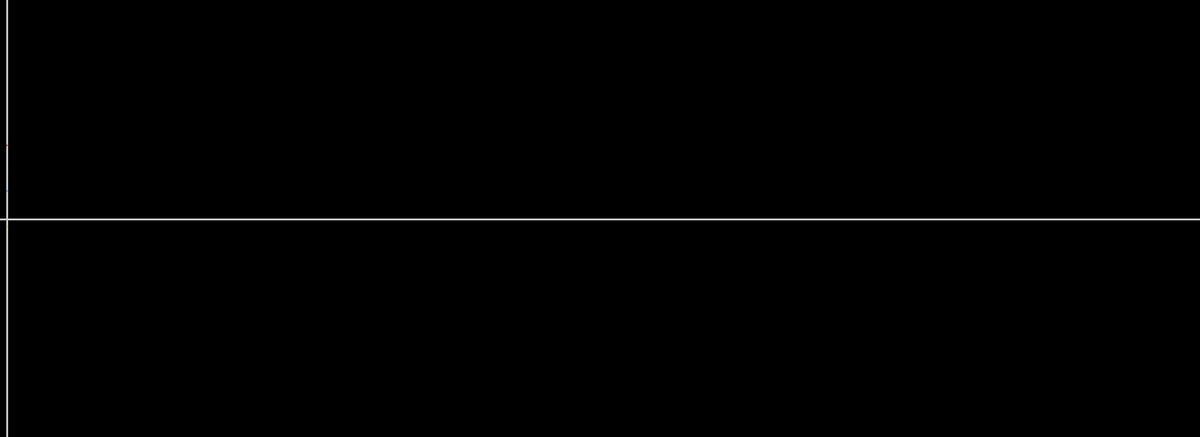
Frame 1 (no input)
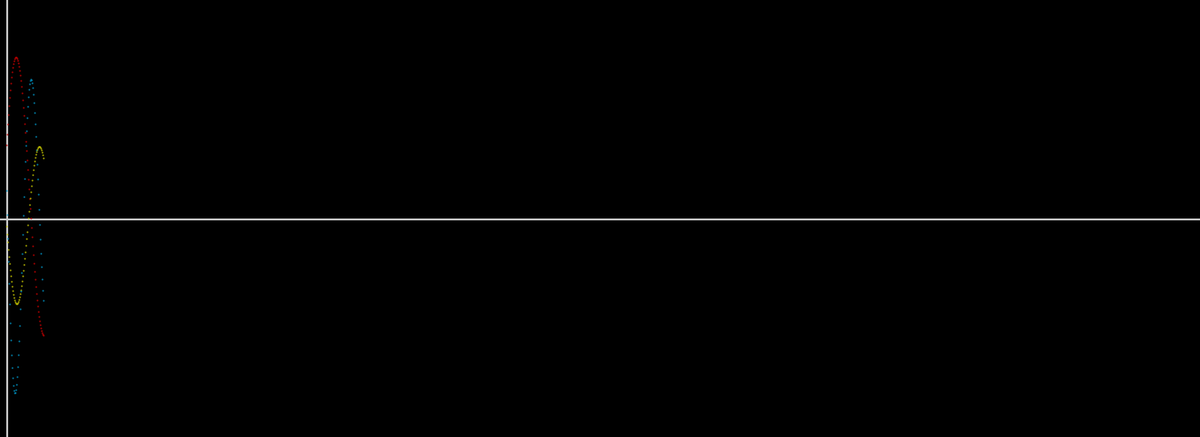
Frame 60 (the mouse pressed at the canvas centre just before this capture)
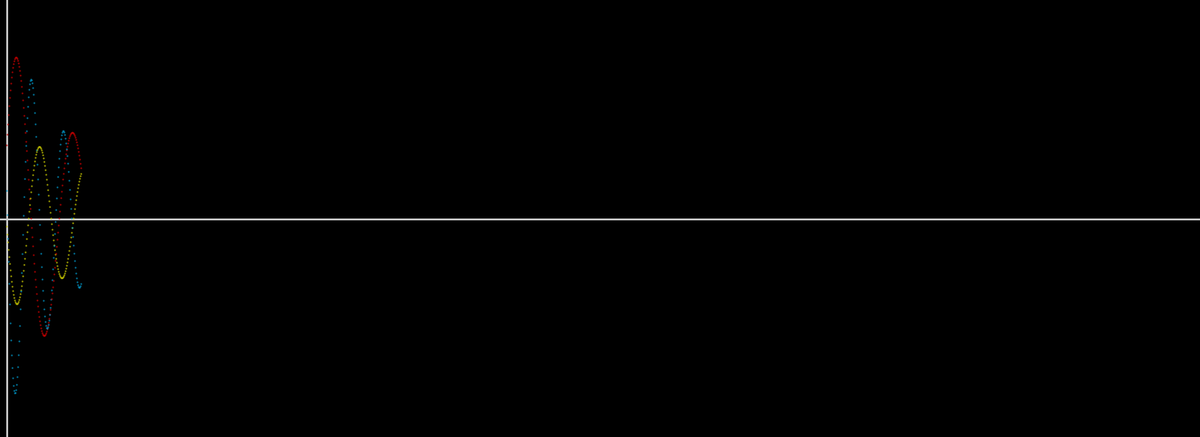
Frame 120 (the mouse held since frame 60 and released just before this capture)

The Processing sketch that drew these frames (run headless with seeded random() and noise(); from frame 60 on, the mouse is pressed at the canvas centre):

// Processing sketch: Fourier_Series_Exploration_5_DampedSineWaveInteractiveDisplay1
// ── Fourier_Series_Exploration_5_DampedSineWaveInteractiveDisplay1.pde
SineWave sampleSine1;
SineWave sampleSine2;
SineWave sampleSine3;
float x;
float x1, x2, x3;
float moveValue;

void setup() {
  size(1920, 700);
  smooth();
  background(0);
  frameRate(240);
  x1 = width/2;
  x2 = height/2;
  x3 = 0;
  sampleSine1 = new SineWave(150, 5, 180, 1, 1, 0, 0, 0, 0, 0, -0.005, 0, 0, 3, 0); 
  sampleSine2 = new SineWave(290, 4, 275, 1, 1, 0, 0, 0, 0, 0, -0.007, 0, 0, 3, 0);
  sampleSine3 = new SineWave(320, 7, 75, 1, 1, 0, 0, 0, 0, 0, -0.009, 0, 0, 3, 0); 
  /*An = temp_An;
   n = temp_n;
   xAxis = temp_xAxis;
   L = temp_L;
   ampDiv = temp_ampDiv;
   angF = temp_angF;
   Ts = temp_Ts;
   funcDisp = temp_funcDisp;
   cFuncDisp = temp_cFuncDisp;
   totalDisp = temp_totalDisp;
   dmpCoeff = temp_dmpCoeff;
   ampAdd = temp_ampAdd;
   ampAddScalar = temp_ampAddScalar;
   diameter = temp_diamter;
   xAxisCoeff = temp_xAxisCoeff
   speed = 1; */

  gridFunction();
}

void draw() {
  //background(0);
  translate(0, x2);
  rotate(radians(270));
  fill(200, 200, 0, 175);
  sampleSine1.update();
  sampleSine1.display();
  fill(200, 0, 0, 175);
  sampleSine2.update();
  sampleSine2.display();
  fill(0, 150, 200, 175);
  sampleSine3.update();
  sampleSine3.display();
}

void gridFunction() {
  fill(200, 200, 200);
  stroke(200, 200, 200);
  rect(10, 0, 2, height);
  rect(0, x2, width, 2);
}

// ── SineWave.pde
class SineWave {
  float An, n, xAxis, L, ampDiv;
  float angF, Ts, funcDisp, cFuncDisp;
  float totalDisp, dmpCoeff;
  float ampAdd, ampAddScalar;
  float speed;
  float motionValue;
  float y;
  float diameter;
  float xAxisCoeff;

  SineWave(float temp_An, float temp_n, 
    float temp_xAxis, float temp_L, 
    float temp_ampDiv, float temp_angF, 
    float temp_Ts, float temp_funcDisp, 
    float temp_cFuncDisp, float temp_totalDisp, 
    float temp_dmpCoeff, float temp_ampAdd, 
    float temp_ampAddScalar, float temp_diameter, float temp_xAxisCoeff) {
    An = temp_An;
    n = temp_n;
    xAxis = temp_xAxis;
    L = temp_L;
    ampDiv = temp_ampDiv;
    angF = temp_angF;
    Ts = temp_Ts;
    funcDisp = temp_funcDisp;
    cFuncDisp = temp_cFuncDisp;
    totalDisp = temp_totalDisp;
    dmpCoeff = temp_dmpCoeff;
    ampAdd = temp_ampAdd;
    ampAddScalar = temp_ampAddScalar;
    diameter = temp_diameter;
    xAxisCoeff = temp_xAxisCoeff;
    speed = 1.0;
    y = 10;
  }
  void update() {

    xAxis += speed;
    xAxisCoeff += speed;
    y += speed;
    motionValue = Sine(xAxis);
  }
  void display() {
    noStroke();
    ellipse(motionValue, y, diameter, diameter);
  }

  float Sine(float indValue) {
    float sineValue = (exp(dmpCoeff*xAxisCoeff)*((An/ampDiv) - ampAdd*ampAddScalar)*((sin((radians((n*indValue)/L)))
      + (angF*Ts)) + funcDisp*cFuncDisp) + totalDisp); 

    //no need for PI, as it converts n*indValue with radian measure
    //Change to degrees() and put PI inside - shows a very nice graph
    return sineValue;
  }
}
